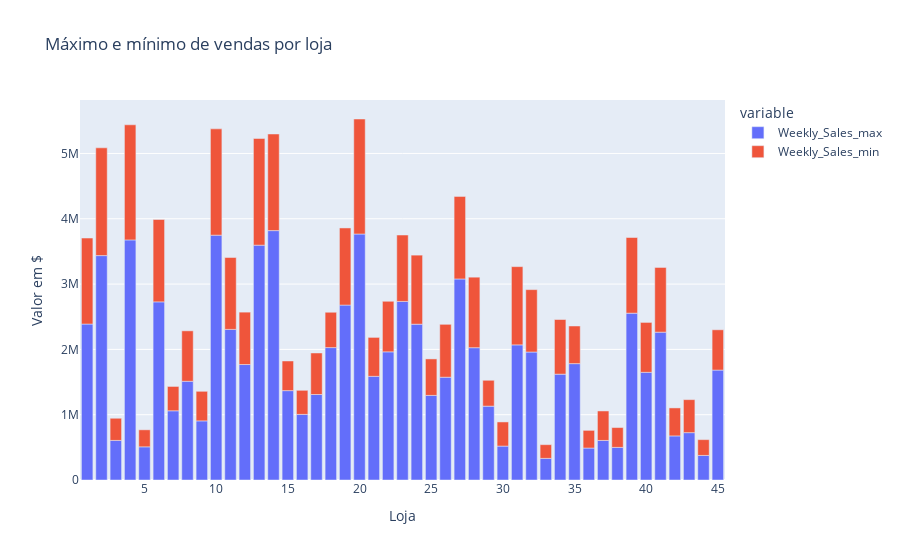

The cell this chart's notebook holds for it:
### Code cell
# plotar um gráfico vendas_por_loja  com o max e min de vendas por loja
fig = ex.bar(vendas_por_loja, x='Store', y=['Weekly_Sales_max', 'Weekly_Sales_min'], title='Máximo e mínimo de vendas por loja')
fig.update_layout(xaxis_title='Loja', yaxis_title='Valor em $')
fig.show()

### Figure 1 — Plotly figure (JSON) as saved in the notebook; plotly's stock layout.template omitted (floating-point values rounded to 4 significant figures)
{"data": [{"alignmentgroup": "True", "hovertemplate": "variable=Weekly_Sales_max<br>Store=%{x}<br>value=%{y}<extra></extra>", "legendgroup": "Weekly_Sales_max", "marker": {"color": "#636efa", "pattern": {"shape": ""}}, "name": "Weekly_Sales_max", "offsetgroup": "Weekly_Sales_max", "orientation": "v", "showlegend": true, "textposition": "auto", "type": "bar", "x": [1, 2, 3, 4, 5, 6, 7, 8, 9, 10, 11, 12, 13, 14, 15, 16, 17, 18, 19, 20, 21, 22, 23, 24, 25, 26, 27, 28, 29, 30, 31, 32, 33, 34, 35, 36, 37, 38, 39, 40, 41, 42, 43, 44, 45], "xaxis": "x", "y": [2388000.0, 3436000.0, 606000.0, 3676000.0, 507900.0, 2728000.0, 1060000.0, 1512000.0, 905300.0, 3749000.0, 2306000.0, 1768000.0, 3596000.0, 3819000.0, 1368000.0, 1005000.0, 1309000.0, 2028000.0, 2678000.0, 3767000.0, 1587000.0, 1962000.0, 2734000.0, 2386000.0, 1295000.0, 1574000.0, 3078000.0, 2026000.0, 1131000.0, 519400.0, 2069000.0, 1960000.0, 331200.0, 1621000.0, 1782000.0, 489400.0, 605800.0, 499300.0, 2554000.0, 1649000.0, 2264000.0, 674900.0, 725000.0, 376200.0, 1683000.0], "yaxis": "y"}, {"alignmentgroup": "True", "hovertemplate": "variable=Weekly_Sales_min<br>Store=%{x}<br>value=%{y}<extra></extra>", "legendgroup": "Weekly_Sales_min", "marker": {"color": "#EF553B", "pattern": {"shape": ""}}, "name": "Weekly_Sales_min", "offsetgroup": "Weekly_Sales_min", "orientation": "v", "showlegend": true, "textposition": "auto", "type": "bar", "x": [1, 2, 3, 4, 5, 6, 7, 8, 9, 10, 11, 12, 13, 14, 15, 16, 17, 18, 19, 20, 21, 22, 23, 24, 25, 26, 27, 28, 29, 30, 31, 32, 33, 34, 35, 36, 37, 38, 39, 40, 41, 42, 43, 44, 45], "xaxis": "x", "y": [1317000.0, 1650000.0, 339600.0, 1763000.0, 260600.0, 1261000.0, 372700.0, 772500.0, 452900.0, 1628000.0, 1100000.0, 802100.0, 1634000.0, 1480000.0, 454200.0, 368600, 635900.0, 540900.0, 1181000.0, 1761000.0, 596200.0, 774300.0, 1017000.0, 1057000.0, 558800.0, 809800.0, 1264000.0, 1080000.0, 396000.0, 369700.0, 1198000.0, 955500.0, 210000.0, 836700.0, 576300.0, 270700.0, 451300.0, 303900.0, 1159000.0, 764000.0, 991900.0, 429000.0, 505400.0, 241900.0, 617200.0], "yaxis": "y"}], "layout": {"barmode": "relative", "legend": {"title": {"text": "variable"}, "tracegroupgap": 0}, "title": {"text": "Máximo e mínimo de vendas por loja"}, "xaxis": {"anchor": "y", "domain": [0, 1], "title": {"text": "Loja"}}, "yaxis": {"anchor": "x", "domain": [0, 1], "title": {"text": "Valor em $"}}}}
